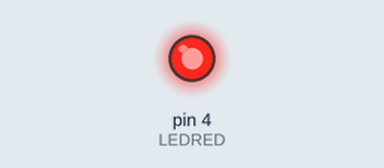
A sketch run on a simulated Arduino Uno, built with avr-gcc and run on an emulated ATmega328P. On the bench: output pins drawn as LEDs (lit = HIGH).

Above: at 0.1 s.
At 1.1 s:
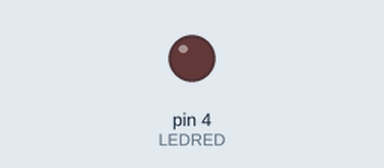
Timing chart, 0 to 2.6 s (numbered marks = the images above):
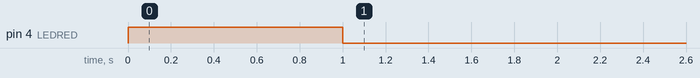

The sketch:

sketch_may27b.ino
```cpp
int LEDRED =4;
void setup() {
  pinMode(LEDRED,OUTPUT);
  digitalWrite(LEDRED,HIGH);
  delay(1000);
  digitalWrite(LEDRED,LOW);
  delay(1000);
  // put your setup code here, to run once:

}

void loop() {
  // put your main code here, to run repeatedly:

}
```
